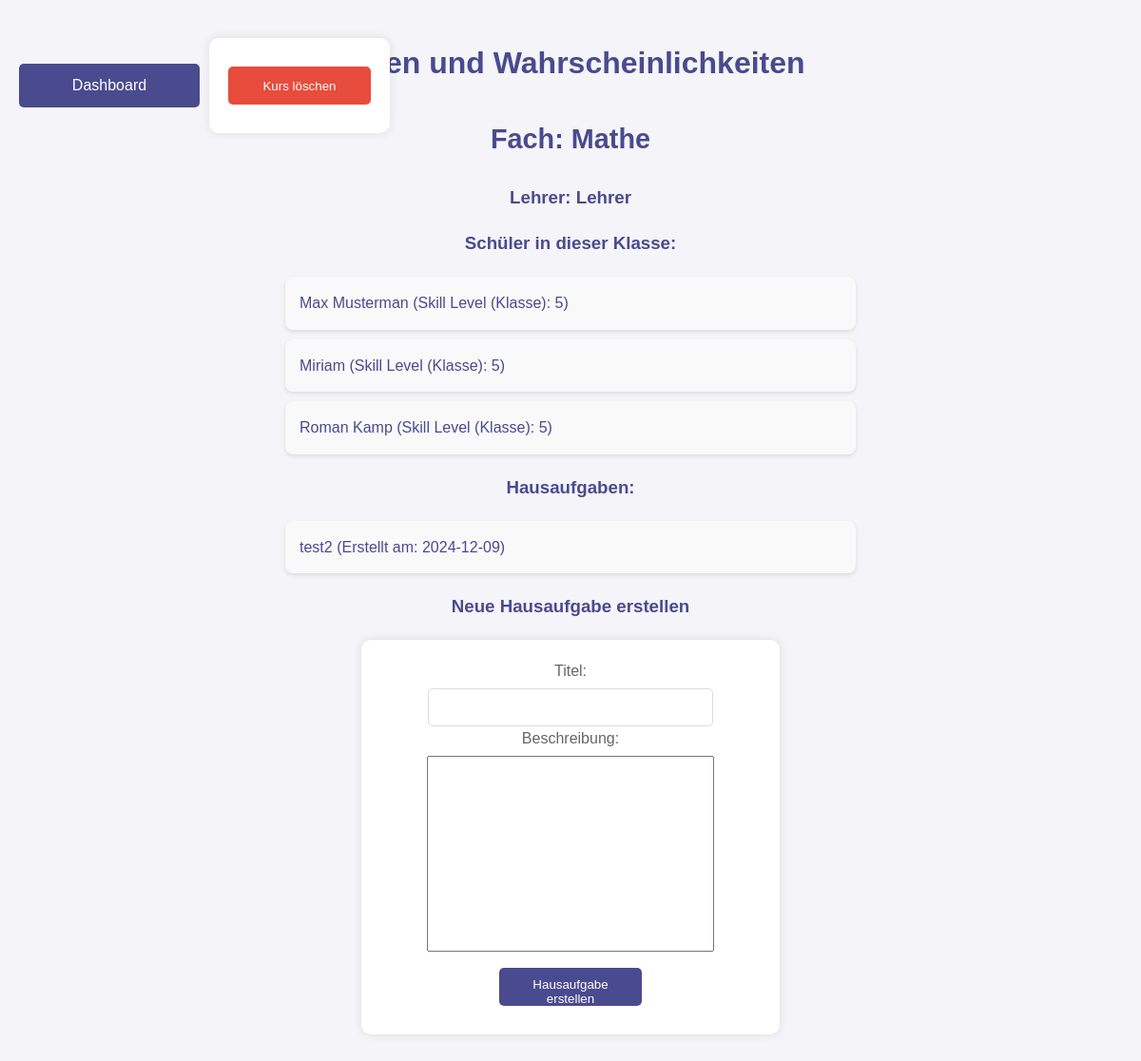
Screenshot of /class_details_teacher/4/1 with the database file from the repository.
### tables this page shows
CREATE TABLE "Classes" (
    id INTEGER PRIMARY KEY AUTOINCREMENT,
    class_name TEXT NOT NULL,
    subject TEXT NOT NULL,
    teacher_id INTEGER, grade_level INTEGER,
    FOREIGN KEY (teacher_id) REFERENCES Teachers (id)
);

CREATE TABLE Teachers (
    id INTEGER PRIMARY KEY AUTOINCREMENT,
    name TEXT NOT NULL,
    email TEXT UNIQUE NOT NULL,
    password TEXT NOT NULL
);

CREATE TABLE "ClassMembers" (
  id INTEGER PRIMARY KEY AUTOINCREMENT,
  class_id INTEGER,
  student_id INTEGER, class_skill_level INTEGER DEFAULT NULL,
  FOREIGN KEY (class_id) REFERENCES Classes (id) ON DELETE CASCADE,
  FOREIGN KEY (student_id) REFERENCES Participants (id) ON DELETE CASCADE
);

CREATE TABLE "Participants" (
    id INTEGER PRIMARY KEY AUTOINCREMENT,
    name TEXT NOT NULL,
    email TEXT UNIQUE NOT NULL,
    password TEXT NOT NULL,
    skill_level INTEGER DEFAULT 5 CHECK (skill_level BETWEEN 1 AND 10)
);

CREATE TABLE Homework (
    id INTEGER PRIMARY KEY AUTOINCREMENT,
    class_id INTEGER,
    description TEXT NOT NULL,
    date_created TIMESTAMP DEFAULT CURRENT_TIMESTAMP, title TEXT NOT NULL DEFAULT 'Untitled Homework',
    FOREIGN KEY (class_id) REFERENCES Classes(id)
);

### app.py (the view)
@app.route('/class_details_teacher/<int:class_id>/<int:teacher_id>')
def class_details_teacher(class_id, teacher_id):
    conn = get_db_connection()
    class_info = conn.execute(
        'SELECT Classes.id, Classes.class_name, Classes.subject, Teachers.name AS teacher_name '
        'FROM Classes '
        'JOIN Teachers ON Classes.teacher_id = Teachers.id '
        'WHERE Classes.id = ? AND teacher_id = ?',
        (class_id, teacher_id)
    ).fetchone()
    if not class_info:
        conn.close()
        return "Fehler: Klasse existiert nicht oder Berechtigungen fehlen.", 404
    students = conn.execute(
        '''
        SELECT Participants.id, Participants.name, ClassMembers.class_skill_level
        FROM Participants
        JOIN ClassMembers ON Participants.id = ClassMembers.student_id
        WHERE ClassMembers.class_id = ?
        ''', (class_id,)
    ).fetchall()
    homework_list = conn.execute(
        'SELECT id, description, title,  date_created FROM Homework WHERE class_id = ?',
        (class_id,)
    ).fetchall()
    conn.close()
    return render_template(
        'class_details_teacher.html',
        class_info=class_info,
        students=students,
        teacher_id=teacher_id,
        homework_list=homework_list
    )

### app.py (called while the page is built)
def get_db_connection():
    conn = sqlite3.connect('ahg/database.db')
    conn.row_factory = sqlite3.Row
    return conn

### templates/class_details_teacher.html (shortened to what this page needs)
<!DOCTYPE html>
<html lang="de">
<head>
    <link rel="stylesheet" href="{{ url_for('static', filename='styles.css') }}">
</head>
<body>
    <div class="top-buttons" style="display: flex; justify-content: space-between; align-items: center;">
        <a href="/teacher_dashboard" class="button">Dashboard</a>
        <form action="/delete_class" method="post" onsubmit="return confirm('Möchten Sie diesen Kurs wirklich löschen? Alle zugehörigen Daten werden entfernt.')">
            <button type="submit" class="submit-button danger">Kurs löschen</button>
        </form>
    </div>
    <h1>{{ class_info['class_name'] }}</h1>
    <h2>Fach: {{ class_info['subject'] }}</h2>
    <h3>Lehrer: {{ class_info['teacher_name'] }}</h3>
    <h3>Schüler in dieser Klasse:</h3>
    <ul class="student-list">
        {% for student in students %}
        <li>
            <a href="/student_details/{{ student['id'] }}/{{ class_info['id'] }}/{{ teacher_id }}">
                {{ student['name'] }} (Skill Level (Klasse): {{ student['class_skill_level'] }})
            </a>
        </li>
    {% endfor %}
    </ul>
    <h3>Hausaufgaben:</h3>
    <ul class="class-list">
        {% for homework in homework_list %}
            <li>
                <a href="{{ url_for('view_homework_teacher', homework_id=homework['id'], class_id=class_info['id'], teacher_id=teacher_id) }}">
                    {{ homework['title'] }} (Erstellt am: {{ homework['date_created'] }})
                </a>
            </li>
        {% endfor %}
    </ul>
    <h3>Neue Hausaufgabe erstellen</h3>
    <form action="/create_homework" method="post">
        <label for="title">Titel:</label>
        <input type="text" id="title" name="title" required>
        <label for="description">Beschreibung:</label>
        <textarea id="description" name="description" required></textarea>
        <button type="submit">Hausaufgabe erstellen</button>
    </form>
</body>
</html>

### static/styles.css (style rules this page uses)
body { font-family: 'Arial', sans-serif; background-color: #f4f4f9; color: #333; margin: 0; padding: 20px; line-height: 1.6; }
h1, h2, h3 { color: #4a4a8e; text-align: center; }
.button, button, .back-button { background-color: #4a4a8e; color: white; border: none; padding: 10px 20px; margin: 10px 0; border-radius: 5px; cursor: pointer; transition: background-color 0.3s ease; text-decoration: none; display: block; text-align: center; width: 150px; margin-left: auto; margin-right: auto; }
.top-buttons { position: absolute; top: 20px; left: 20px; display: flex; gap: 10px; }
ul.class-list, ul.student-list { list-style-type: none; padding: 0; max-width: 600px; margin: 20px auto; }
ul.class-list li, ul.student-list li { background-color: #f9f9f9; margin: 10px 0; padding: 15px; border-radius: 8px; box-shadow: 0 2px 4px rgba(0, 0, 0, 0.1); transition: transform 0.2s; }
form { background-color: #fff; padding: 20px; border-radius: 10px; box-shadow: 0 0 10px rgba(0, 0, 0, 0.1); max-width: 400px; margin: 20px auto; }
label { display: block; margin-bottom: 5px; color: #666; }
input[type="text"], input[type="email"], input[type="password"], input[type="number"] { width: calc(100% - 20px); padding: 10px; margin-bottom: 20px; border: 1px solid #ddd; border-radius: 5px; text-align: center; }
a { text-decoration: none; color: #4a4a8e; }
input[type="text"] { width: 300px; padding: 10px; margin: 0; border: 1px solid #ddd; border-radius: 5px; height: 40px; box-sizing: border-box; }
button[type="submit"] { background-color: #4a4a8e; color: white; border: none; height: 40px; margin: 0; padding: 10px 20px; border-radius: 5px; cursor: pointer; transition: background-color 0.3s ease; margin-left: 10px; }
form { background-color: #fff; padding: 20px; border-radius: 10px; box-shadow: 0 0 10px rgba(0, 0, 0, 0.1); max-width: 400px; margin: 20px auto; text-align: center; }
.submit-button, button[type="submit"] { background-color: #4a4a8e; color: white; border: none; padding: 10px 20px; border-radius: 5px; cursor: pointer; transition: background-color 0.3s ease; display: inline-block; text-align: center; margin: 10px 0; }
.submit-button.danger { background-color: #e74c3c; color: white; border: none; padding: 10px 20px; margin: 10px 0; border-radius: 5px; cursor: pointer; transition: background-color 0.3s ease; text-decoration: none; display: block; text-align: center; width: 150px; margin-left: auto; margin-right: auto; }
h2 { margin-top: 30px; font-size: 1.8em; color: #4a4a8e; text-align: center; }
textarea#description { width: 74%; height: 200px; resize: none; }

### rows the page displays
Classes: class_name "Daten und Wahrscheinlichkeiten", subject "Mathe"
Teachers: teacher_name "Lehrer"
ClassMembers: name "Max Musterman", class_skill_level "5"
ClassMembers: name "Miriam", class_skill_level "5"
ClassMembers: name "Roman Kamp", class_skill_level "5"
Homework: title "test2", date_created "2024-12-09"
